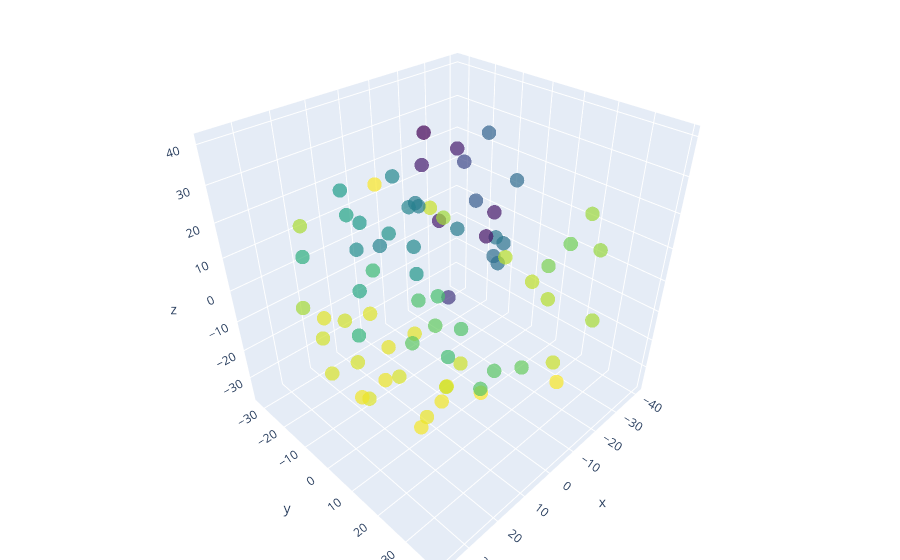

Notebook cell for this chart:
### Code cell
# Same as before, except color is based on start indices of the associated code fragments
color = [span[0] for span in data['spans']]

fig = go.Figure(data=[go.Scatter3d(x=pos[:,0], y=pos[:,1], z=pos[:,2],
                                   mode='markers',
                                   marker=dict(color=color, colorscale='Viridis',
                                               size=5, opacity=0.7),
                                   customdata = customdata,
                                   hovertemplate = 'x: %{x} <br>y: %{y} <br>Method name: %{customdata[0]} <br>span: %{customdata[1]}',
                                   name = '' # Remove trace from tooltips
                                   )])

# Tight layout
fig.update_layout(margin=dict(l=0, r=0, b=0, t=0))

# fig.write_html('fig2.html')
fig.show()
